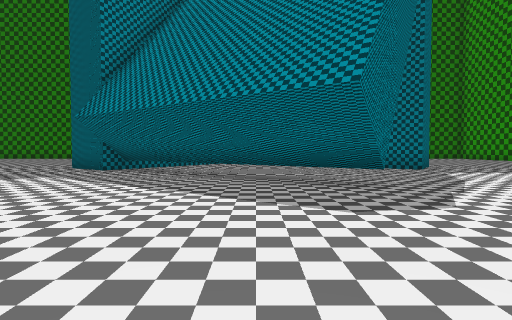
view 1 (above)

24 first-person views from a walk through a 3-D level made in the Godot game engine. The camera is 1.3 m above the floor, tilts 2° down and sees 80° across. The floor is counted in squares, 2 m on a side. Each view is taken from the middle of a square. On the plan, view 1 faces up. The plan holds only what a view shows up to about 10 squares ahead; the rest is blank. The place goes on beyond the plan.

view 2
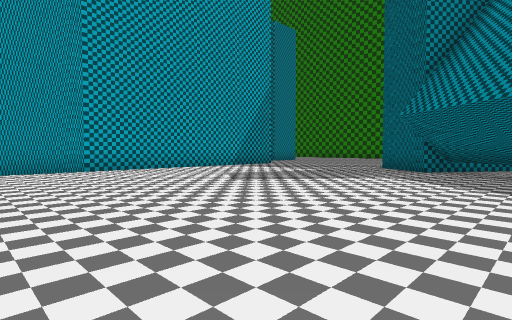

view 3
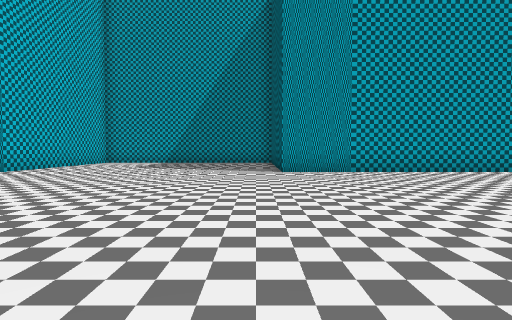

view 4
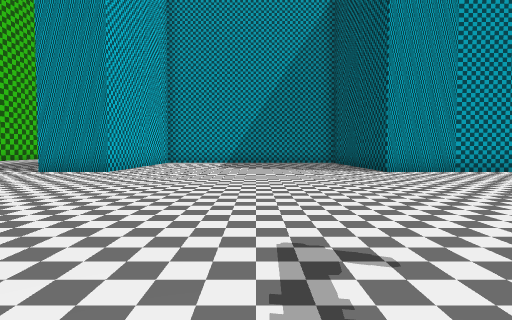

view 5
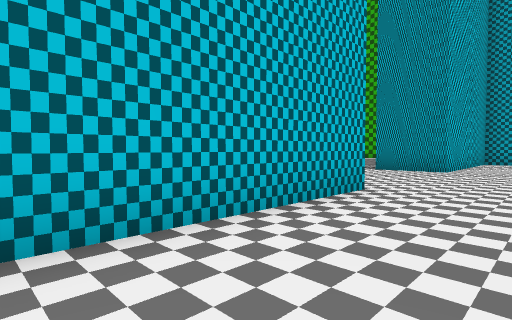

view 6
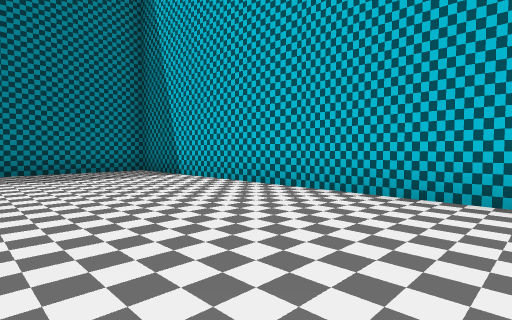

view 7
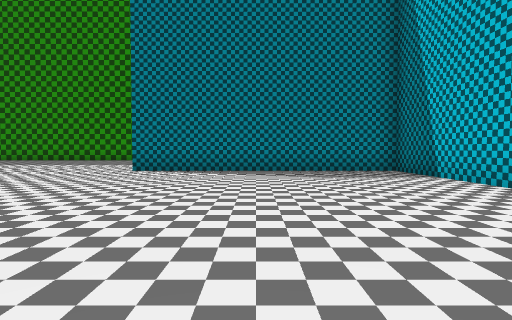

view 8
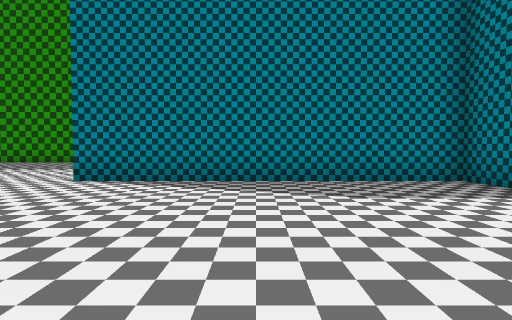

view 9
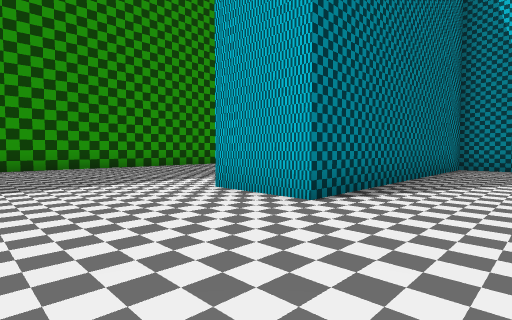

view 10
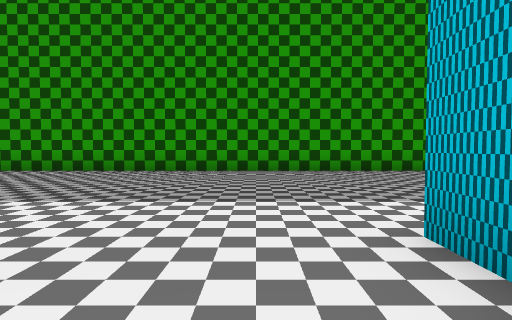

view 11
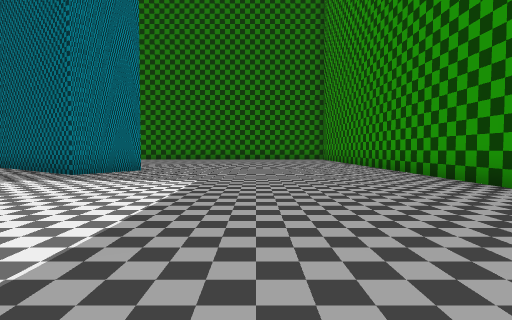

view 12
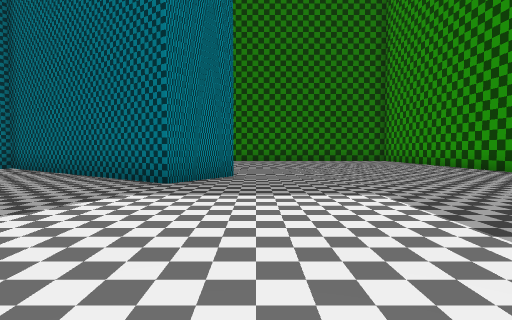

view 13
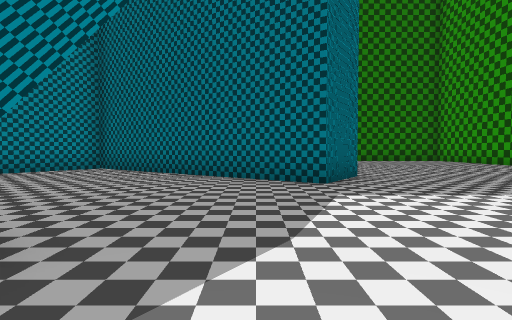

view 14
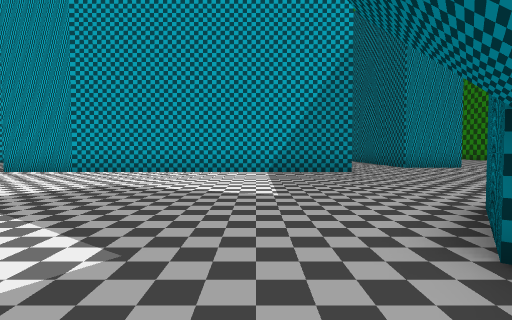

view 15
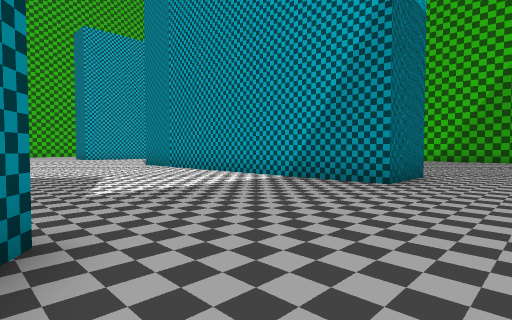

view 16
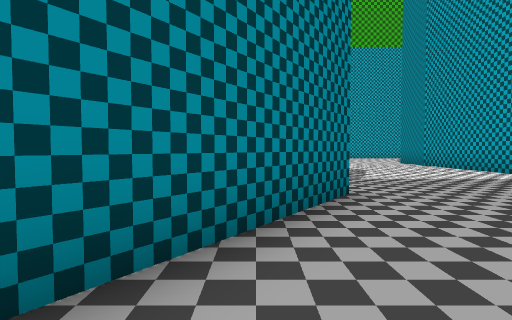

view 17
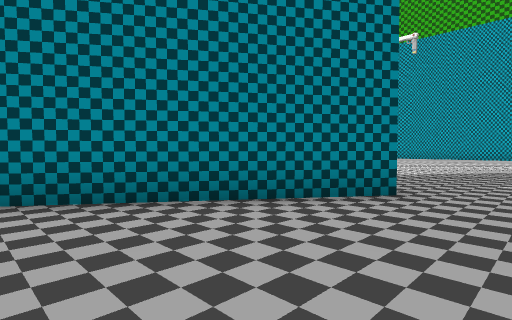

view 18
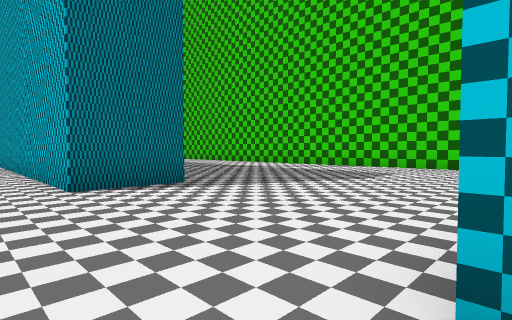

view 19
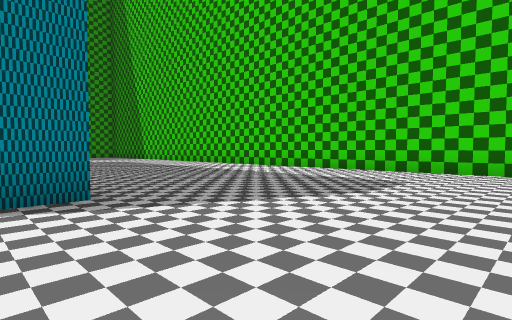

view 20
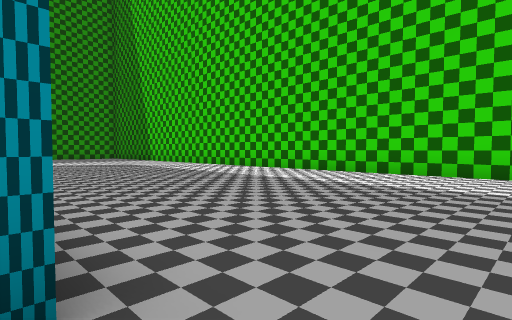

view 21
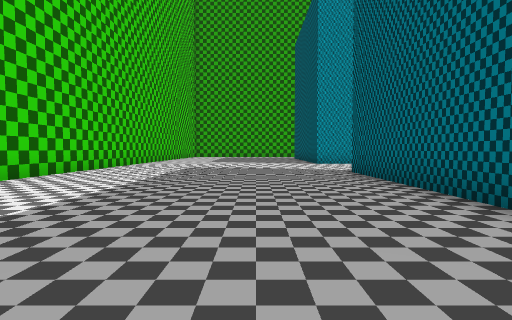

view 22
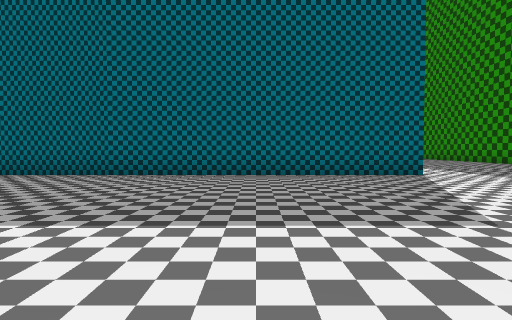

view 23
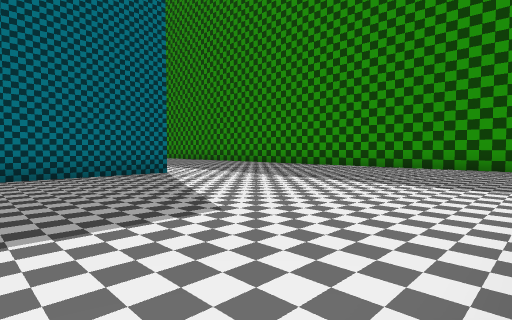

view 24
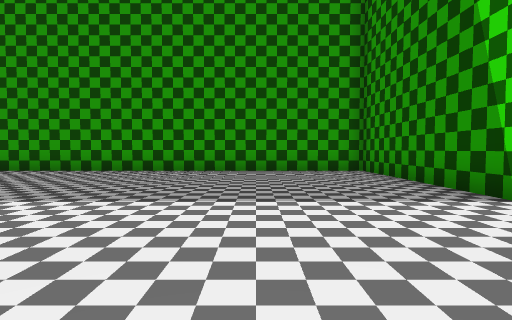

### Floor plan
Key: @ floor where view 1 was taken; # wall or solid block; . floor.
Columns run from 13 left of view 1 to 15 right of it. Each row starts with its distance up from view 1.
 15 ..   .....####
 14 ...  ....###.##     ........#
 13 .........##...##    ........#
 12 ........###....###  ........#
 11 .......###.......###........#
 10 ##......##........#.........#
  9  #.......###................#
  8  #.........##...............#
  7  #..........###.............#
  6  #............##............#
  5  #.............#............#
  4  #..........................#
  3  #..........................#
  2  #..........................#
  1 ##..........................#
  0 .............@.....##.......#
 -1 ...................#  ......#
 -2 ...................#    ....#
 -3 ...................#       .#
 -4 ...................#
 -5 ...................#
 -6 ...................#        #
 -7 ...................#  ... ..#
 -8 ##.....############# .......#
 -9  #.....##############.......#
-10 ............................#
-11 ............................#
-12   ..........................#
-13   ..........................#
-14    .........................#
-15    .........................#
-16    ..........  .............#
-17    .........    ............#
-18    #########          #######

Positions as (right, up) in squares from view 1, and headings:
1: (0, 0), facing up
2: (-2, 0), facing up-left
3: (-3, 0), facing left
4: (-3, -3), facing left
5: (-2, -5), facing down-left
6: (-4, -3), facing down-right
7: (-4, -3), facing right
8: (-1, -3), facing right
9: (3, 4), facing down-right
10: (5, 2), facing right
11: (10, 2), facing up
12: (7, 4), facing up
13: (4, 4), facing up
14: (-3, 8), facing left
15: (-6, 13), facing down-left
16: (-5, 15), facing down
17: (-8, 15), facing down-right
18: (-12, -6), facing down-right
19: (-11, -8), facing down-right
20: (-8, -9), facing down-right
21: (2, -12), facing left
22: (3, -17), facing up
23: (3, -17), facing up-right
24: (5, -14), facing right
